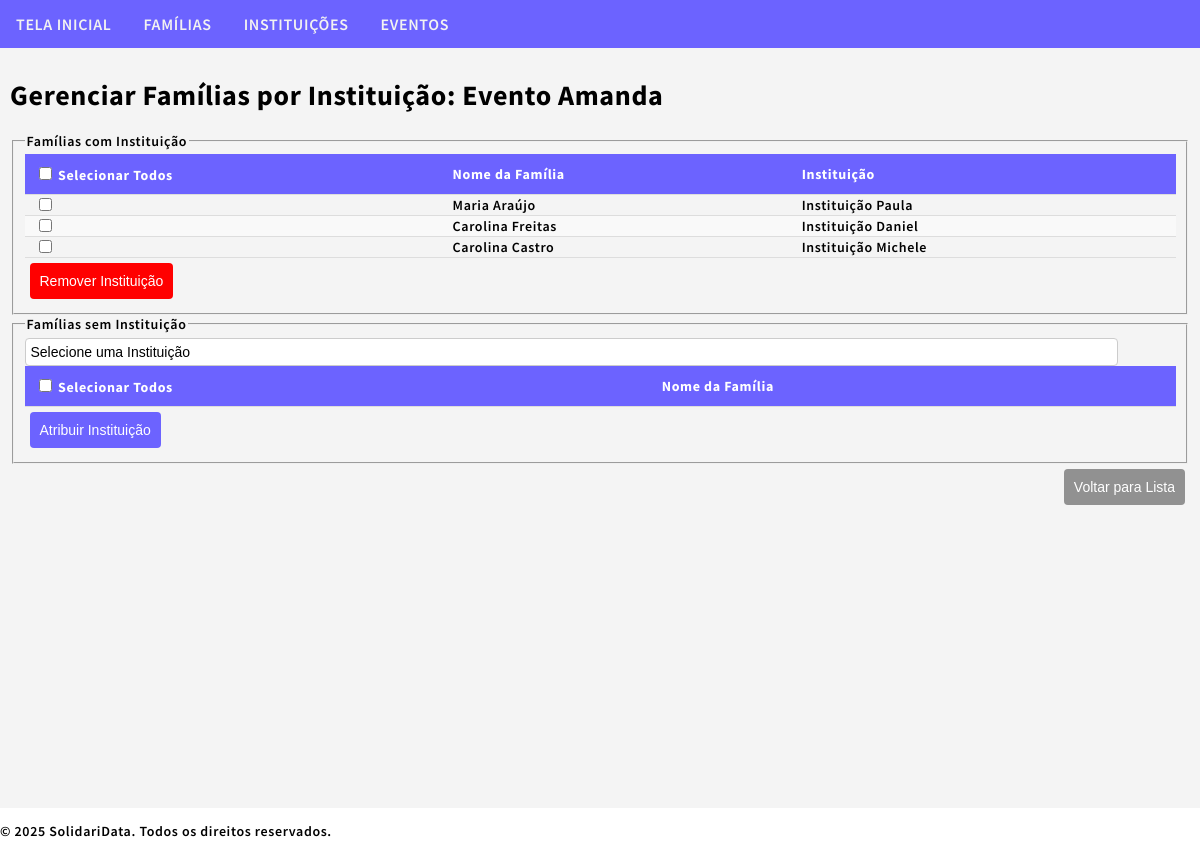
The page /sdata/events/23/manage-family-institution/ on the database as committed earlier.
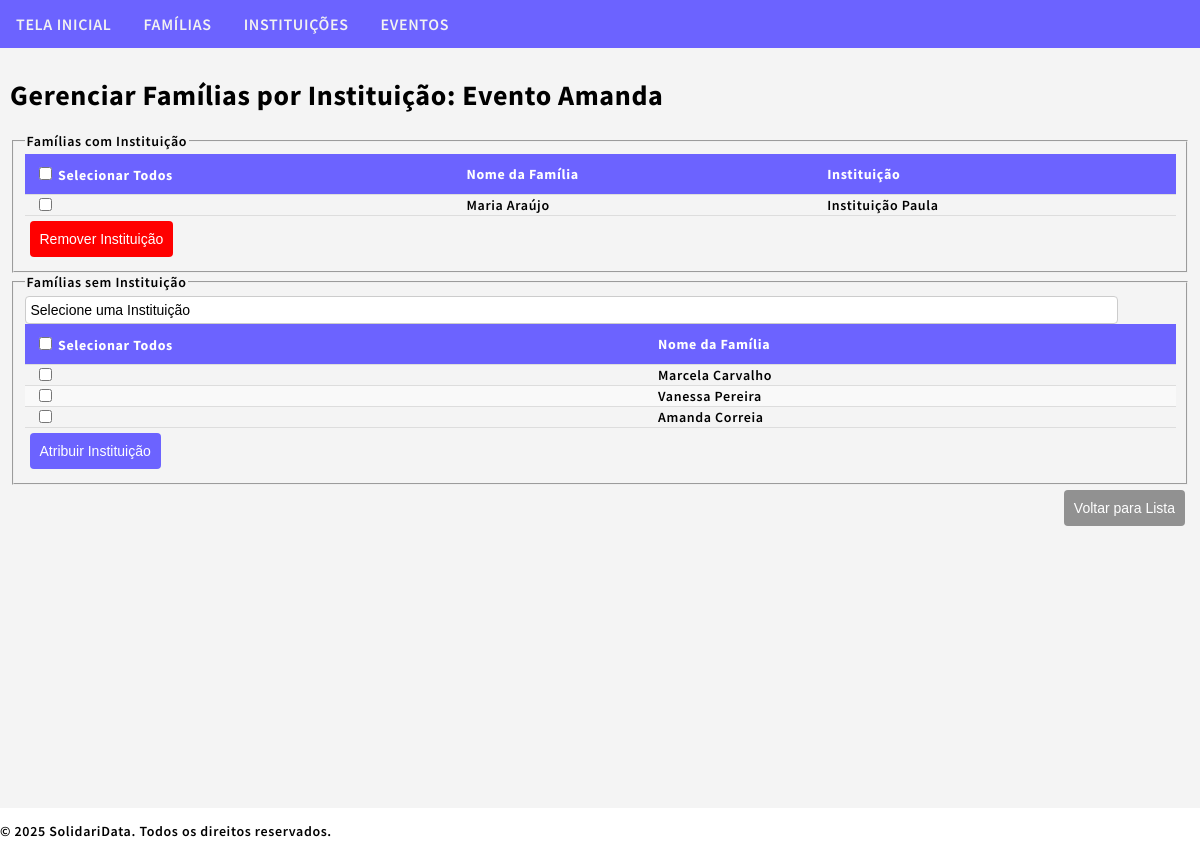
The same page on the database as committed later.
### sdata/models.py (models this page shows, shortened)
class FamilyEventInstitution(models.Model):
    family_event = models.OneToOneField(FamilyEvent, on_delete=models.CASCADE, related_name="institution_assignment", db_index=True)
    institution = models.ForeignKey(Institution, on_delete=models.CASCADE, related_name="assigned_family_events", db_index=True)
    assigned_date = models.DateTimeField(auto_now_add=True)
    served = models.BooleanField(default=False)

class FamilyEvent(models.Model):
    family_event_id = models.AutoField(primary_key=True)
    family_event_family = models.ForeignKey(Family, on_delete=models.CASCADE, related_name="family_events", db_index=True)
    family_event_event = models.ForeignKey(Event, on_delete=models.CASCADE, related_name="family_events", db_index=True)
    family_event_registration_date = models.DateTimeField(auto_now_add=True)
    served = models.BooleanField(default=False)  # Field to track if the family was served

class Family(models.Model):
    BRAZILIAN_STATES = [('AC', 'Acre'),('AL', 'Alagoas'),('AP', 'Amapá'),('AM', 'Amazonas'),('BA', 'Bahia'),('CE', 'Ceará'),
        ('DF', 'Distrito Federal'),('ES', 'Espírito Santo'),('GO', 'Goiás'),('MA', 'Maranhão'),('MT', 'Mato Grosso'),
        ('MS', 'Mato Grosso do Sul'),('MG', 'Minas Gerais'),('PA', 'Pará'),('PB', 'Paraíba'),('PR', 'Paraná'),('PE', 'Pernambuco'),
        ('PI', 'Piauí'),('RJ', 'Rio de Janeiro'),('RN', 'Rio Grande do Norte'),('RS', 'Rio Grande do Sul'),('RO', 'Rondônia'),
        ('RR', 'Roraima'),('SC', 'Santa Catarina'),('SP', 'São Paulo'),('SE', 'Sergipe'),('TO', 'Tocantins'),
    ]
    family_id = models.AutoField(primary_key=True)
    family_representative_name = models.CharField(max_length=100, db_index=True)
    family_representative_gender = models.CharField(max_length=10, choices=[('masculino', 'Masculino'), ('feminino', 'Feminino'), ('outro', 'Outro')], blank=True)
    family_representative_birthdate = models.DateField(null=True, blank=True)
    family_representative_id = models.CharField(max_length=14, unique=True)
    family_address_street = models.CharField(max_length=65)
    family_address_number = models.CharField(max_length=10)
    family_address_neighborhood = models.CharField(max_length=65)
    family_address_city = models.CharField(max_length=65)
    family_address_state = models.CharField(max_length=2, choices=BRAZILIAN_STATES, blank=True, default='SP')
    family_address_zipcode = models.CharField(max_length=10, blank=True)
    family_address_complement = models.CharField(max_length=255, blank=True)
    family_phone = models.CharField(max_length=15, blank=True)
    family_note = models.TextField(blank=True)
    family_created = models.DateTimeField(auto_now_add=True)
    family_updated = models.DateTimeField(auto_now=True)

class Institution(models.Model):
    institution_id = models.AutoField(primary_key=True)
    institution_name = models.CharField(max_length=100, db_index=True)
    institution_type = models.CharField(max_length=11, choices=[('comunitária', 'Comunitária'), ('privada', 'Privada'), ('pública', 'Pública'), ('religiosa', 'Religiosa'), ('outra', 'Outra')], blank=True)
    institution_cnpj = models.CharField(max_length=18, unique=True, blank=True)
    institution_address_street = models.CharField(max_length=65)
    institution_address_number = models.CharField(max_length=10)
    institution_address_neighborhood = models.CharField(max_length=65)
    institution_address_city = models.CharField(max_length=65)
    institution_address_state = models.CharField(max_length=2, choices=Family.BRAZILIAN_STATES, blank=True, default='SP')
    institution_address_zipcode = models.CharField(max_length=10, blank=True)
    institution_address_complement = models.CharField(max_length=255, blank=True)
    institution_phone = models.CharField(max_length=15, blank=True)
    institution_email = models.EmailField(blank=True)
    institution_website = models.URLField(blank=True)
    institution_social_media = models.CharField(max_length=255, blank=True)
    institution_description = models.TextField(blank=True)
    institution_note = models.TextField(blank=True)
    institution_created = models.DateTimeField(auto_now_add=True)
    institution_updated = models.DateTimeField(auto_now=True)

### sdata/views.py (the view, shortened to what this page needs)
# urls.py: path('sdata/events/<int:event_pk>/manage-family-institution/', views.manage_family_institution, name='manage_family_institution'),
def manage_family_institution(request, event_pk):
    event = get_object_or_404(Event, pk=event_pk)
    families_with_institution = FamilyEventInstitution.objects.filter(family_event__family_event_event=event)
    families_without_institution = FamilyEvent.objects.filter(family_event_event=event).exclude(
        pk__in=families_with_institution.values_list('family_event', flat=True)
    )
    institutions = Institution.objects.filter(institution_events__institution_event_event=event)
    return render(request, 'sdata/manage_family_institution.html', {
        'event': event,
        'families_with_institution': families_with_institution,
        'families_without_institution': families_without_institution,
        'institutions': institutions,
    })

### sdata/templates/sdata/manage_family_institution.html (shortened to what this page needs)
{% extends "sdata/base.html" %}
{% block content %}
<h1>Gerenciar Famílias por Instituição: {{ event.event_name }}</h1>
<fieldset>
    <legend>Famílias com Instituição</legend>
    <form id="unassign-form" method="post">
        <table id="families_with_institution_table">
            <thead>
                <tr>
                    <th>
                        <input type="checkbox" id="select_all_with_institution" onclick="toggleSelectAll(this, 'with-institution-checkbox')">
                        Selecionar Todos
                    </th>
                    <th>Nome da Família</th>
                    <th>Instituição</th>
                </tr>
            </thead>
            <tbody>
                {% for assignment in families_with_institution %}
                <tr>
                    <td><input type="checkbox" name="selected_families" value="{{ assignment.family_event.pk }}" class="with-institution-checkbox"></td>
                    <td>{{ assignment.family_event.family_event_family.family_representative_name }}</td>
                    <td>{{ assignment.institution.institution_name }}</td>
                </tr>
                {% endfor %}
            </tbody>
        </table>
        <button type="button" class="btn-danger" onclick="unassignInstitution()">Remover Instituição</button>
    </form>
</fieldset>
<fieldset>
    <legend>Famílias sem Instituição</legend>
    <form id="assign-form" method="post">
        <select id="institution_select" name="selected_institution">
            <option value="">Selecione uma Instituição</option>
        </select>
        <table id="families_without_institution_table">
            <thead>
                <tr>
                    <th>
                        <input type="checkbox" id="select_all_without_institution" onclick="toggleSelectAll(this, 'without-institution-checkbox')">
                        Selecionar Todos
                    </th>
                    <th>Nome da Família</th>
                </tr>
            </thead>
            <tbody>
                {% for family_event in families_without_institution %}
                <tr>
                    <td><input type="checkbox" name="selected_families" value="{{ family_event.pk }}" class="without-institution-checkbox"></td>
                    <td>{{ family_event.family_event_family.family_representative_name }}</td>
                </tr>
                {% endfor %}
            </tbody>
        </table>
        <button type="button" class="btn-primary" onclick="assignInstitution()">Atribuir Instituição</button>
    </form>
</fieldset>
<div class="form-actions">
    <button type="button" class="btn-secondary" onclick="window.location.href='{% url 'event_family_list' event.pk %}'">
        Voltar para Lista
    </button>
</div>
{% endblock %}

Rows that differ between the two databases and show on the page:
removed FamilyEventInstitution: family_event.family_event_family.family_representative_name "Carolina Freitas", institution.institution_name "Instituição Daniel"
removed FamilyEventInstitution: family_event.family_event_family.family_representative_name "Carolina Castro", institution.institution_name "Instituição Michele"
added FamilyEvent: family_event_family.family_representative_name "Marcela Carvalho"
added FamilyEvent: family_event_family.family_representative_name "Vanessa Pereira"
added FamilyEvent: family_event_family.family_representative_name "Amanda Correia"
